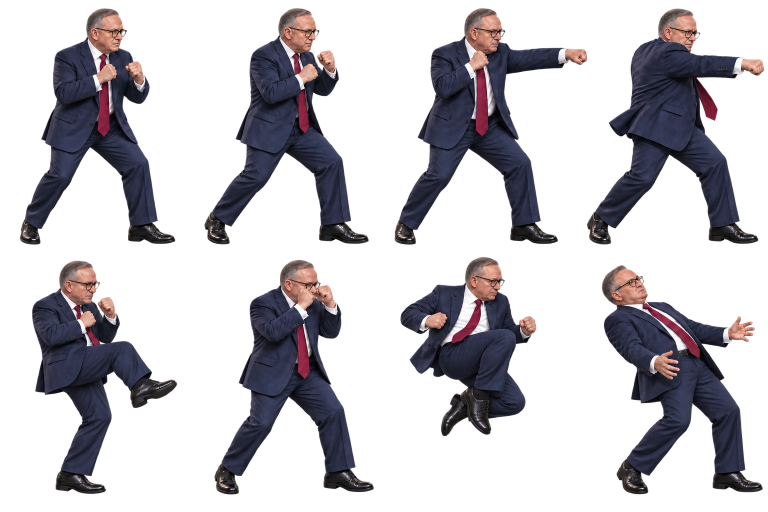
#> input picture assets/fighters/albanese-base-v2.png, 1536 x 1024 px, found by its file name (shown at 1/2 size); its folder holds 4 pictures in this run
$ python analyze_atlases.py
#> lines starting #> are read from the running program, lines starting #| are printed output that depends on the picture; after the words box and inside, x2 and y2 are one past the last pixel; in counts of white or black regions, pixels touching at a corner belong together
#!/usr/bin/env python3
"""Derive source-pixel frame rectangles from fighter-atlas alpha masks.

The script is read-only with respect to PNG inputs. It labels 8-connected alpha
components using row runs (so SciPy is not required), finds eight principal body
components, associates smaller visible components with the nearest body, and
writes source-pixel rectangles with a small transparent margin in display order.

It also reports a limitation that a component count alone cannot detect: when
two body bounding rectangles contain one another's opaque pixels, a rectangular
UV crop cannot perfectly isolate both frames without changing the source image.
"""

from __future__ import annotations

import argparse
import json
import math
import sys
from dataclasses import dataclass
from pathlib import Path
from typing import Iterable

import numpy as np
from PIL import Image


DEFAULT_INPUT = Path("apps/web/public/assets/fighters")
DEFAULT_OUTPUT = Path("apps/web/src/game/fighter-atlas-frames.json")
# FighterSprite uses alphaTest=.12. Alpha 31 is the first integer value that
# survives that comparison, so topology and rectangles match visible pixels.
DEFAULT_ALPHA_THRESHOLD = 31
DEFAULT_MARGIN = 2
EXPECTED_FRAMES = 8
PRINCIPAL_AREA_FRACTION = 0.01


@dataclass
class Run:
    y: int
    start: int
    end: int
    node: int


@dataclass
class Component:
    root: int
    area: int
    box: list[int]  # inclusive x_min, y_min, x_max, y_max

    @property
    def center(self) -> tuple[float, float]:
        return ((self.box[0] + self.box[2]) / 2, (self.box[1] + self.box[3]) / 2)


@dataclass
class Analysis:
    width: int
    height: int
    frames: list[dict[str, object]]
    source: Path
    component_count: int
    overlap_diagnostics: list[str]
    strip_count: int


class UnionFind:
    def __init__(self) -> None:
        self.parent: list[int] = []
        self.area: list[int] = []
        self.box: list[list[int]] = []

    def add(self, y: int, start: int, end: int) -> int:
        node = len(self.parent)
        self.parent.append(node)
        self.area.append(end - start + 1)
        self.box.append([start, y, end, y])
        return node

    def find(self, node: int) -> int:
        while self.parent[node] != node:
            self.parent[node] = self.parent[self.parent[node]]
            node = self.parent[node]
        return node

    def union(self, first: int, second: int) -> None:
        first = self.find(first)
        second = self.find(second)
        if first == second:
            return
        if self.area[first] < self.area[second]:
            first, second = second, first
        self.parent[second] = first
        self.area[first] += self.area[second]
        a = self.box[first]
        b = self.box[second]
        self.box[first] = [
            min(a[0], b[0]),
            min(a[1], b[1]),
            max(a[2], b[2]),
            max(a[3], b[3]),
        ]


def row_runs(row: np.ndarray) -> tuple[np.ndarray, np.ndarray]:
    edges = np.diff(np.pad(row.astype(np.int8), (1, 1)))
    return np.flatnonzero(edges == 1), np.flatnonzero(edges == -1) - 1


def connected_components(mask: np.ndarray) -> tuple[list[Component], list[Run], UnionFind]:
    """Label an alpha mask with 8-connectivity using compact horizontal runs."""
    union_find = UnionFind()
    runs: list[Run] = []
    previous: list[tuple[int, int, int]] = []
    for y, row in enumerate(mask):
        starts, ends = row_runs(row)
        current: list[tuple[int, int, int]] = []
        previous_index = 0
        for start_value, end_value in zip(starts.tolist(), ends.tolist(), strict=True):
            start = int(start_value)
            end = int(end_value)
            node = union_find.add(y, start, end)
            runs.append(Run(y, start, end, node))
            current.append((start, end, node))
            while previous_index < len(previous) and previous[previous_index][1] < start - 1:
                previous_index += 1
            candidate = previous_index
            while candidate < len(previous) and previous[candidate][0] <= end + 1:
                union_find.union(node, previous[candidate][2])
                candidate += 1
        previous = current

    components = [
        Component(root, union_find.area[root], union_find.box[root].copy())
        for root in range(len(union_find.parent))
        if union_find.find(root) == root
    ]
    components.sort(key=lambda item: item.area, reverse=True)
    return components, runs, union_find


def box_distance_key(first: list[int], second: list[int]) -> tuple[float, float]:
    """Rank a detached component against a body box.

    Edge distance is decisive: a detached prop inside a body's bounding box
    belongs to that frame even when its centre happens to be nearer another
    row. Centre distance only breaks ties between equally close body boxes.
    """
    dx = max(first[0] - second[2] - 1, second[0] - first[2] - 1, 0)
    dy = max(first[1] - second[3] - 1, second[1] - first[3] - 1, 0)
    first_center = ((first[0] + first[2]) / 2, (first[1] + first[3]) / 2)
    second_center = ((second[0] + second[2]) / 2, (second[1] + second[3]) / 2)
    center_distance = (
        (first_center[0] - second_center[0]) ** 2
        + (first_center[1] - second_center[1]) ** 2
    )
    return float(dx * dx + dy * dy), center_distance


def union_box(target: list[int], other: list[int]) -> None:
    target[0] = min(target[0], other[0])
    target[1] = min(target[1], other[1])
    target[2] = max(target[2], other[2])
    target[3] = max(target[3], other[3])


def order_principals(principals: list[Component]) -> list[Component]:
    by_y = sorted(principals, key=lambda item: (item.center[1], item.center[0]))
    top = sorted(by_y[:4], key=lambda item: item.center[0])
    bottom = sorted(by_y[4:], key=lambda item: item.center[0])
    if len(top) != 4 or len(bottom) != 4:
        raise ValueError("principal components do not form two rows of four")
    if max(item.center[1] for item in top) >= min(item.center[1] for item in bottom):
        raise ValueError("principal component rows are vertically ambiguous")
    return top + bottom


def build_frame_labels(
    shape: tuple[int, int],
    runs: Iterable[Run],
    union_find: UnionFind,
    root_to_frame: dict[int, int],
) -> np.ndarray:
    labels = np.full(shape, -1, dtype=np.int16)
    for run in runs:
        root = union_find.find(run.node)
        frame = root_to_frame[root]
        labels[run.y, run.start : run.end + 1] = frame
    return labels


def diagnose_rectangles(
    boxes: list[list[int]], labels: np.ndarray
) -> tuple[list[str], set[int]]:
    diagnostics: list[str] = []
    contaminated_frames: set[int] = set()
    for frame, box in enumerate(boxes):
        x_min, y_min, x_max, y_max = box
        crop = labels[y_min : y_max + 1, x_min : x_max + 1]
        foreign = crop[(crop >= 0) & (crop != frame)]
        if foreign.size == 0:
            continue
        contaminated_frames.add(frame)
        counts = np.bincount(foreign, minlength=EXPECTED_FRAMES)
        sources = ", ".join(
            f"frame {other}: {int(count)} px"
            for other, count in enumerate(counts)
            if count > 0
        )
        diagnostics.append(f"frame {frame} rectangle contains foreign visible alpha ({sources})")
    return diagnostics, contaminated_frames


def exact_frame_strips(labels: np.ndarray, frame: int) -> list[list[int]]:
    """Losslessly encode one frame's assigned pixels as merged horizontal runs."""
    rows_by_span: dict[tuple[int, int], list[int]] = {}
    for y, row in enumerate(labels):
        starts, ends = row_runs(row == frame)
        for start_value, end_value in zip(starts.tolist(), ends.tolist(), strict=True):
            span = (int(start_value), int(end_value))
            rows_by_span.setdefault(span, []).append(y)

    strips: list[list[int]] = []
    for (start, end), rows in rows_by_span.items():
        first_y = previous_y = rows[0]
        for y in rows[1:]:
            if y != previous_y + 1:
                strips.append(
                    [start, first_y, end - start + 1, previous_y - first_y + 1]
                )
                first_y = y
            previous_y = y
        strips.append([start, first_y, end - start + 1, previous_y - first_y + 1])
    strips.sort(key=lambda strip: (strip[1], strip[0]))
    validate_strips(labels, frame, strips)
    return strips


def validate_strips(
    labels: np.ndarray, frame: int, strips: list[list[int]]
) -> None:
    covered_pixels = 0
    for strip in strips:
        x, y, width, height = strip
        crop = labels[y : y + height, x : x + width]
        if crop.size != width * height or not np.all(crop == frame):
            raise ValueError(f"frame {frame} strip contains transparent or foreign alpha: {strip}")
        covered_pixels += width * height
    expected_pixels = int(np.count_nonzero(labels == frame))
    if covered_pixels != expected_pixels:
        raise ValueError(
            f"frame {frame} strips cover {covered_pixels} pixels; expected {expected_pixels}"
        )


def expand_box(box: list[int], margin: int, width: int, height: int) -> list[int]:
    return [
        max(0, box[0] - margin),
        max(0, box[1] - margin),
        min(width - 1, box[2] + margin),
        min(height - 1, box[3] + margin),
    ]


def analyze(path: Path, alpha_threshold: int, margin: int) -> Analysis:
#> called with alpha_threshold = 31, margin = 2
    with Image.open(path) as image:
#> image is the input picture: PIL image 1536x1024 RGBA; mean R, G, B, A 54.1, 48.5, 58.1, 79.2
        if "A" not in image.getbands():
            raise ValueError(f"{path} has no alpha channel")
        alpha = np.asarray(image.getchannel("A"))
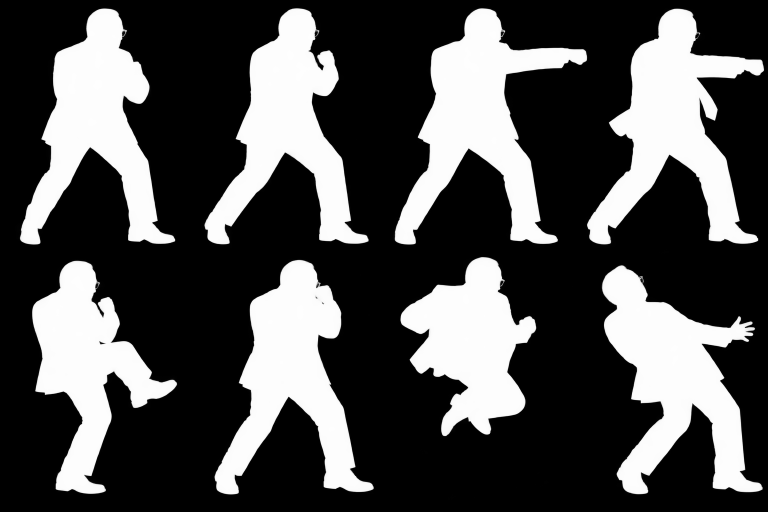
#> alpha: shape (1024, 1536) (shown at 1/2 size); min 0, max 254, mean 79.2
        width, height = image.size
#> width = 1536; height = 1024
    mask = alpha >= alpha_threshold
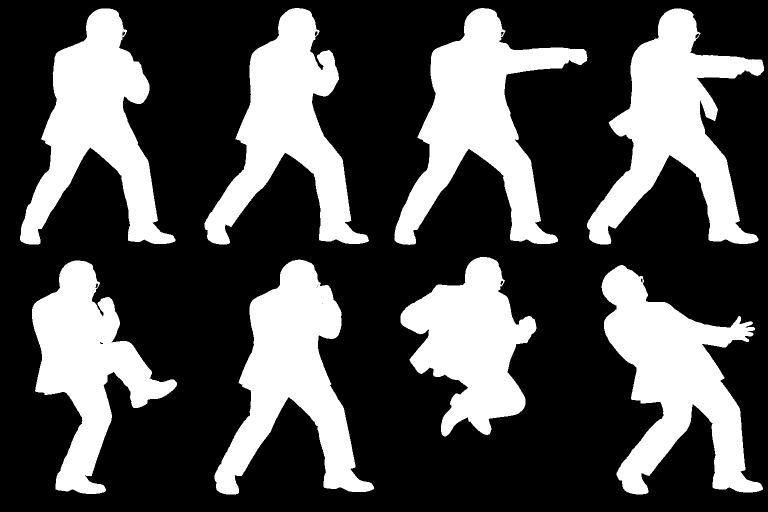
#> mask: shape (1024, 1536) bool (shown at 1/2 size); 31.9% white; 8 white regions, largest, box (x1, y1, x2, y2) and area: (789, 16, 1175, 490) 68577, (1174, 17, 1528, 489) 68393, (1203, 530, 1526, 989) 67773
    components, runs, union_find = connected_components(mask)
#> the loop in connected_components, `for y, row in enumerate(mask):` made 1024 passes
#> (starts, ends) on passes 18 to 20: ([201, 584, 956, 1348], [220, 606, 977, 1362]), ([197, 581, 953, 1344], [225, 610, 981, 1367]), ([195, 578, 951, 1341], [227, 612, 983, 1372])
    principal_area = width * height * PRINCIPAL_AREA_FRACTION
    principals = [component for component in components if component.area >= principal_area]
    if len(principals) != EXPECTED_FRAMES:
        largest = ", ".join(str(component.area) for component in components[:12])
        raise ValueError(
            f"{path}: expected {EXPECTED_FRAMES} principal alpha components >= "
            f"{math.ceil(principal_area)} px; found {len(principals)} (largest areas: {largest})"
        )

    ordered = order_principals(principals)
    principal_index = {component.root: frame for frame, component in enumerate(ordered)}
    root_to_frame: dict[int, int] = {}
    principal_boxes = [component.box.copy() for component in ordered]
    boxes = [component.box.copy() for component in ordered]
    for component in components:
        if component.root in principal_index:
            frame = principal_index[component.root]
        else:
            frame = min(
                range(EXPECTED_FRAMES),
                key=lambda index: box_distance_key(component.box, principal_boxes[index]),
            )
            union_box(boxes[frame], component.box)
        root_to_frame[component.root] = frame
#> this loop made 8 passes

    boxes = [expand_box(box, margin, width, height) for box in boxes]
    labels = build_frame_labels(mask.shape, runs, union_find, root_to_frame)
#> after the loop in build_frame_labels, `for run in runs:`:
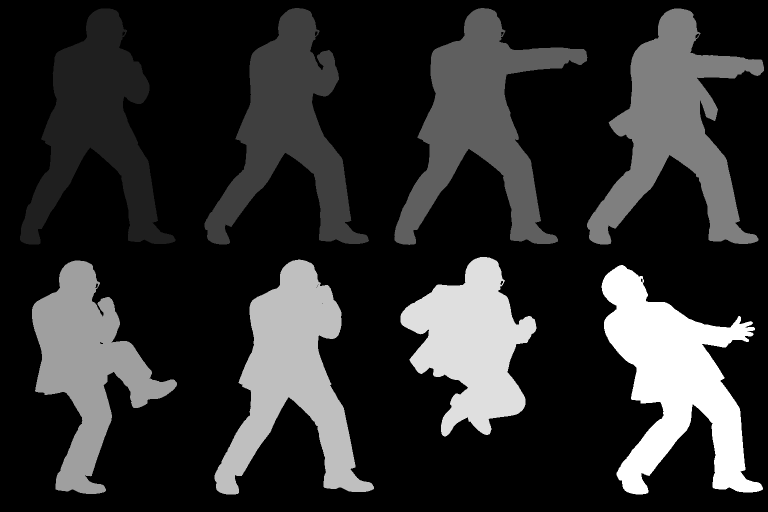
#> labels: shape (1024, 1536) int16 (shown at 1/2 size); min -1, max 7, mean 0.421; drawn with min black and max white
    diagnostics, contaminated_frames = diagnose_rectangles(boxes, labels)
#> the loop in diagnose_rectangles, `for frame, box in enumerate(boxes):` made 8 passes
#> box on passes 1 to 8: [38, 15, 352, 490], [407, 14, 739, 490], [787, 14, 1176, 491], [1172, 15, 1529, 490], [62, 519, 355, 989], [427, 517, 749, 990], [799, 512, 1074, 874], [1201, 528, 1527, 990]
#> pass 1, in diagnose_rectangles, `crop = labels[y_min : y_max + 1, x_min : x_max + 1]`:
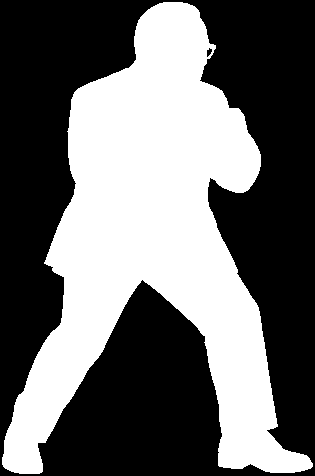
#> crop: shape (476, 315) int16; values -1 (black) and 0 (white), 41.7% white; 1 white region, box (x1, y1, x2, y2) and area: (2, 2, 313, 474) 62534
#> pass 2, in diagnose_rectangles, `crop = labels[y_min : y_max + 1, x_min : x_max + 1]`:
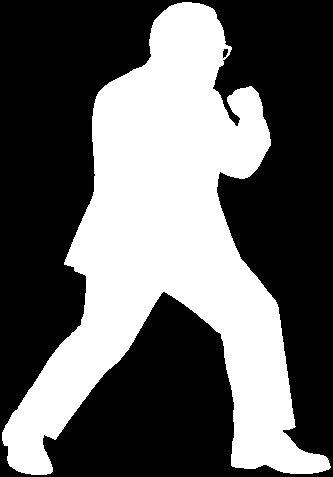
#> crop: shape (477, 333) int16; values -1 (black) and 1 (white), 39.2% white; 1 white region, box (x1, y1, x2, y2) and area: (2, 2, 331, 475) 62262
#> pass 3, in diagnose_rectangles, `crop = labels[y_min : y_max + 1, x_min : x_max + 1]`:
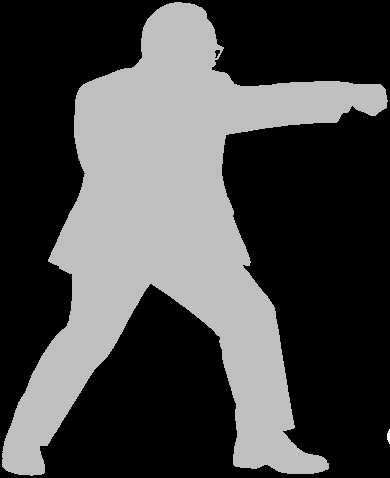
#> crop: shape (478, 390) int16; min -1, max 3, mean 0.104; drawn with min black and max white
    frames: list[dict[str, object]] = []
    strip_count = 0
    for frame, box in enumerate(boxes):
        frame_data: dict[str, object] = {
            "x": box[0],
            "y": box[1],
            "width": box[2] - box[0] + 1,
            "height": box[3] - box[1] + 1,
        }
        if frame in contaminated_frames:
            strips = exact_frame_strips(labels, frame)
            frame_data["strips"] = strips
            strip_count += len(strips)
        frames.append(frame_data)
#> this loop made 8 passes
    return Analysis(
        width,
        height,
        frames,
        path,
        len(components),
        diagnostics,
        strip_count,
    )


def roster(input_directory: Path) -> list[str]:
    motion_suffix = "-motion.png"
    ids = sorted(
        path.name[: -len(motion_suffix)]
        for path in input_directory.glob(f"*{motion_suffix}")
    )
    if not ids:
        raise ValueError(f"no motion banks found in {input_directory}")
    return ids


def bank_paths(input_directory: Path, fighter_id: str) -> dict[str, Path]:
    preferred_base = input_directory / f"{fighter_id}-base-v2.png"
    return {
        "base": preferred_base if preferred_base.exists() else input_directory / f"{fighter_id}.png",
        "motion": input_directory / f"{fighter_id}-motion.png",
        "combat": input_directory / f"{fighter_id}-combat.png",
    }


def generate(input_directory: Path, output: Path, alpha_threshold: int, margin: int) -> int:
    data: dict[str, dict[str, dict[str, object]]] = {}
    warnings: list[str] = []
    failures: list[str] = []
    analyzed = 0
    preferred_bases = 0
    secondary_components = 0
    emitted_strips = 0
    for fighter_id in roster(input_directory):
        data[fighter_id] = {}
        paths = bank_paths(input_directory, fighter_id)
        if paths["base"].name.endswith("-base-v2.png"):
            preferred_bases += 1
        for bank, path in paths.items():
            if not path.exists():
                failures.append(f"missing {fighter_id} {bank}: {path}")
                continue
            try:
                result = analyze(path, alpha_threshold, margin)
            except ValueError as error:
                failures.append(str(error))
                continue
            analyzed += 1
            secondary_components += result.component_count - EXPECTED_FRAMES
            emitted_strips += result.strip_count
            data[fighter_id][bank] = {
                "file": result.source.name,
                "width": result.width,
                "height": result.height,
                "frames": result.frames,
            }
            warnings.extend(
                f"{fighter_id}/{bank} ({path.name}): {detail}"
                for detail in result.overlap_diagnostics
            )

    if failures:
        print("Atlas analysis failed:", file=sys.stderr)
        for failure in failures:
            print(f"  ERROR {failure}", file=sys.stderr)
        return 1

    output.parent.mkdir(parents=True, exist_ok=True)
    # Strip meshes contain tens of thousands of small tuples; compact JSON
    # keeps the generated source artifact and the module parse cost modest.
    output.write_text(json.dumps(data, separators=(",", ":")) + "\n", encoding="utf-8")
    print(
        f"Wrote {output}: {len(data)} fighters, {analyzed} banks, "
        f"{preferred_bases} preferred base-v2 banks, alpha >= {alpha_threshold}, "
        f"{margin}px margin."
    )
    print(
        f"All {analyzed} banks contain exactly {EXPECTED_FRAMES} principal body components; "
        f"assigned {secondary_components} smaller detached components to their nearest body."
    )
    if warnings:
        print(
            f"Detected {len(warnings)} non-isolating frame rectangles. "
            f"Emitted {emitted_strips} exact strips for those frames; "
            "their padded rectangles retain the complete assigned component but cannot exclude "
            "every neighbouring pixel:"
        )
        for warning in warnings:
            print(f"  WARNING {warning}")
    else:
        print("All 504 frame rectangles isolate their assigned visible alpha.")
    return 0


def parse_args() -> argparse.Namespace:
    parser = argparse.ArgumentParser(description=__doc__)
    parser.add_argument("--input", type=Path, default=DEFAULT_INPUT)
    parser.add_argument("--output", type=Path, default=DEFAULT_OUTPUT)
    parser.add_argument("--alpha-threshold", type=int, default=DEFAULT_ALPHA_THRESHOLD)
    parser.add_argument("--margin", type=int, default=DEFAULT_MARGIN)
    return parser.parse_args()


def main() -> int:
    args = parse_args()
    if not 1 <= args.alpha_threshold <= 255:
        print("--alpha-threshold must be between 1 and 255", file=sys.stderr)
        return 2
    if args.margin < 0:
        print("--margin must be non-negative", file=sys.stderr)
        return 2
    return generate(args.input, args.output, args.alpha_threshold, args.margin)


if __name__ == "__main__":
    raise SystemExit(main())
#> (the program exits here)
